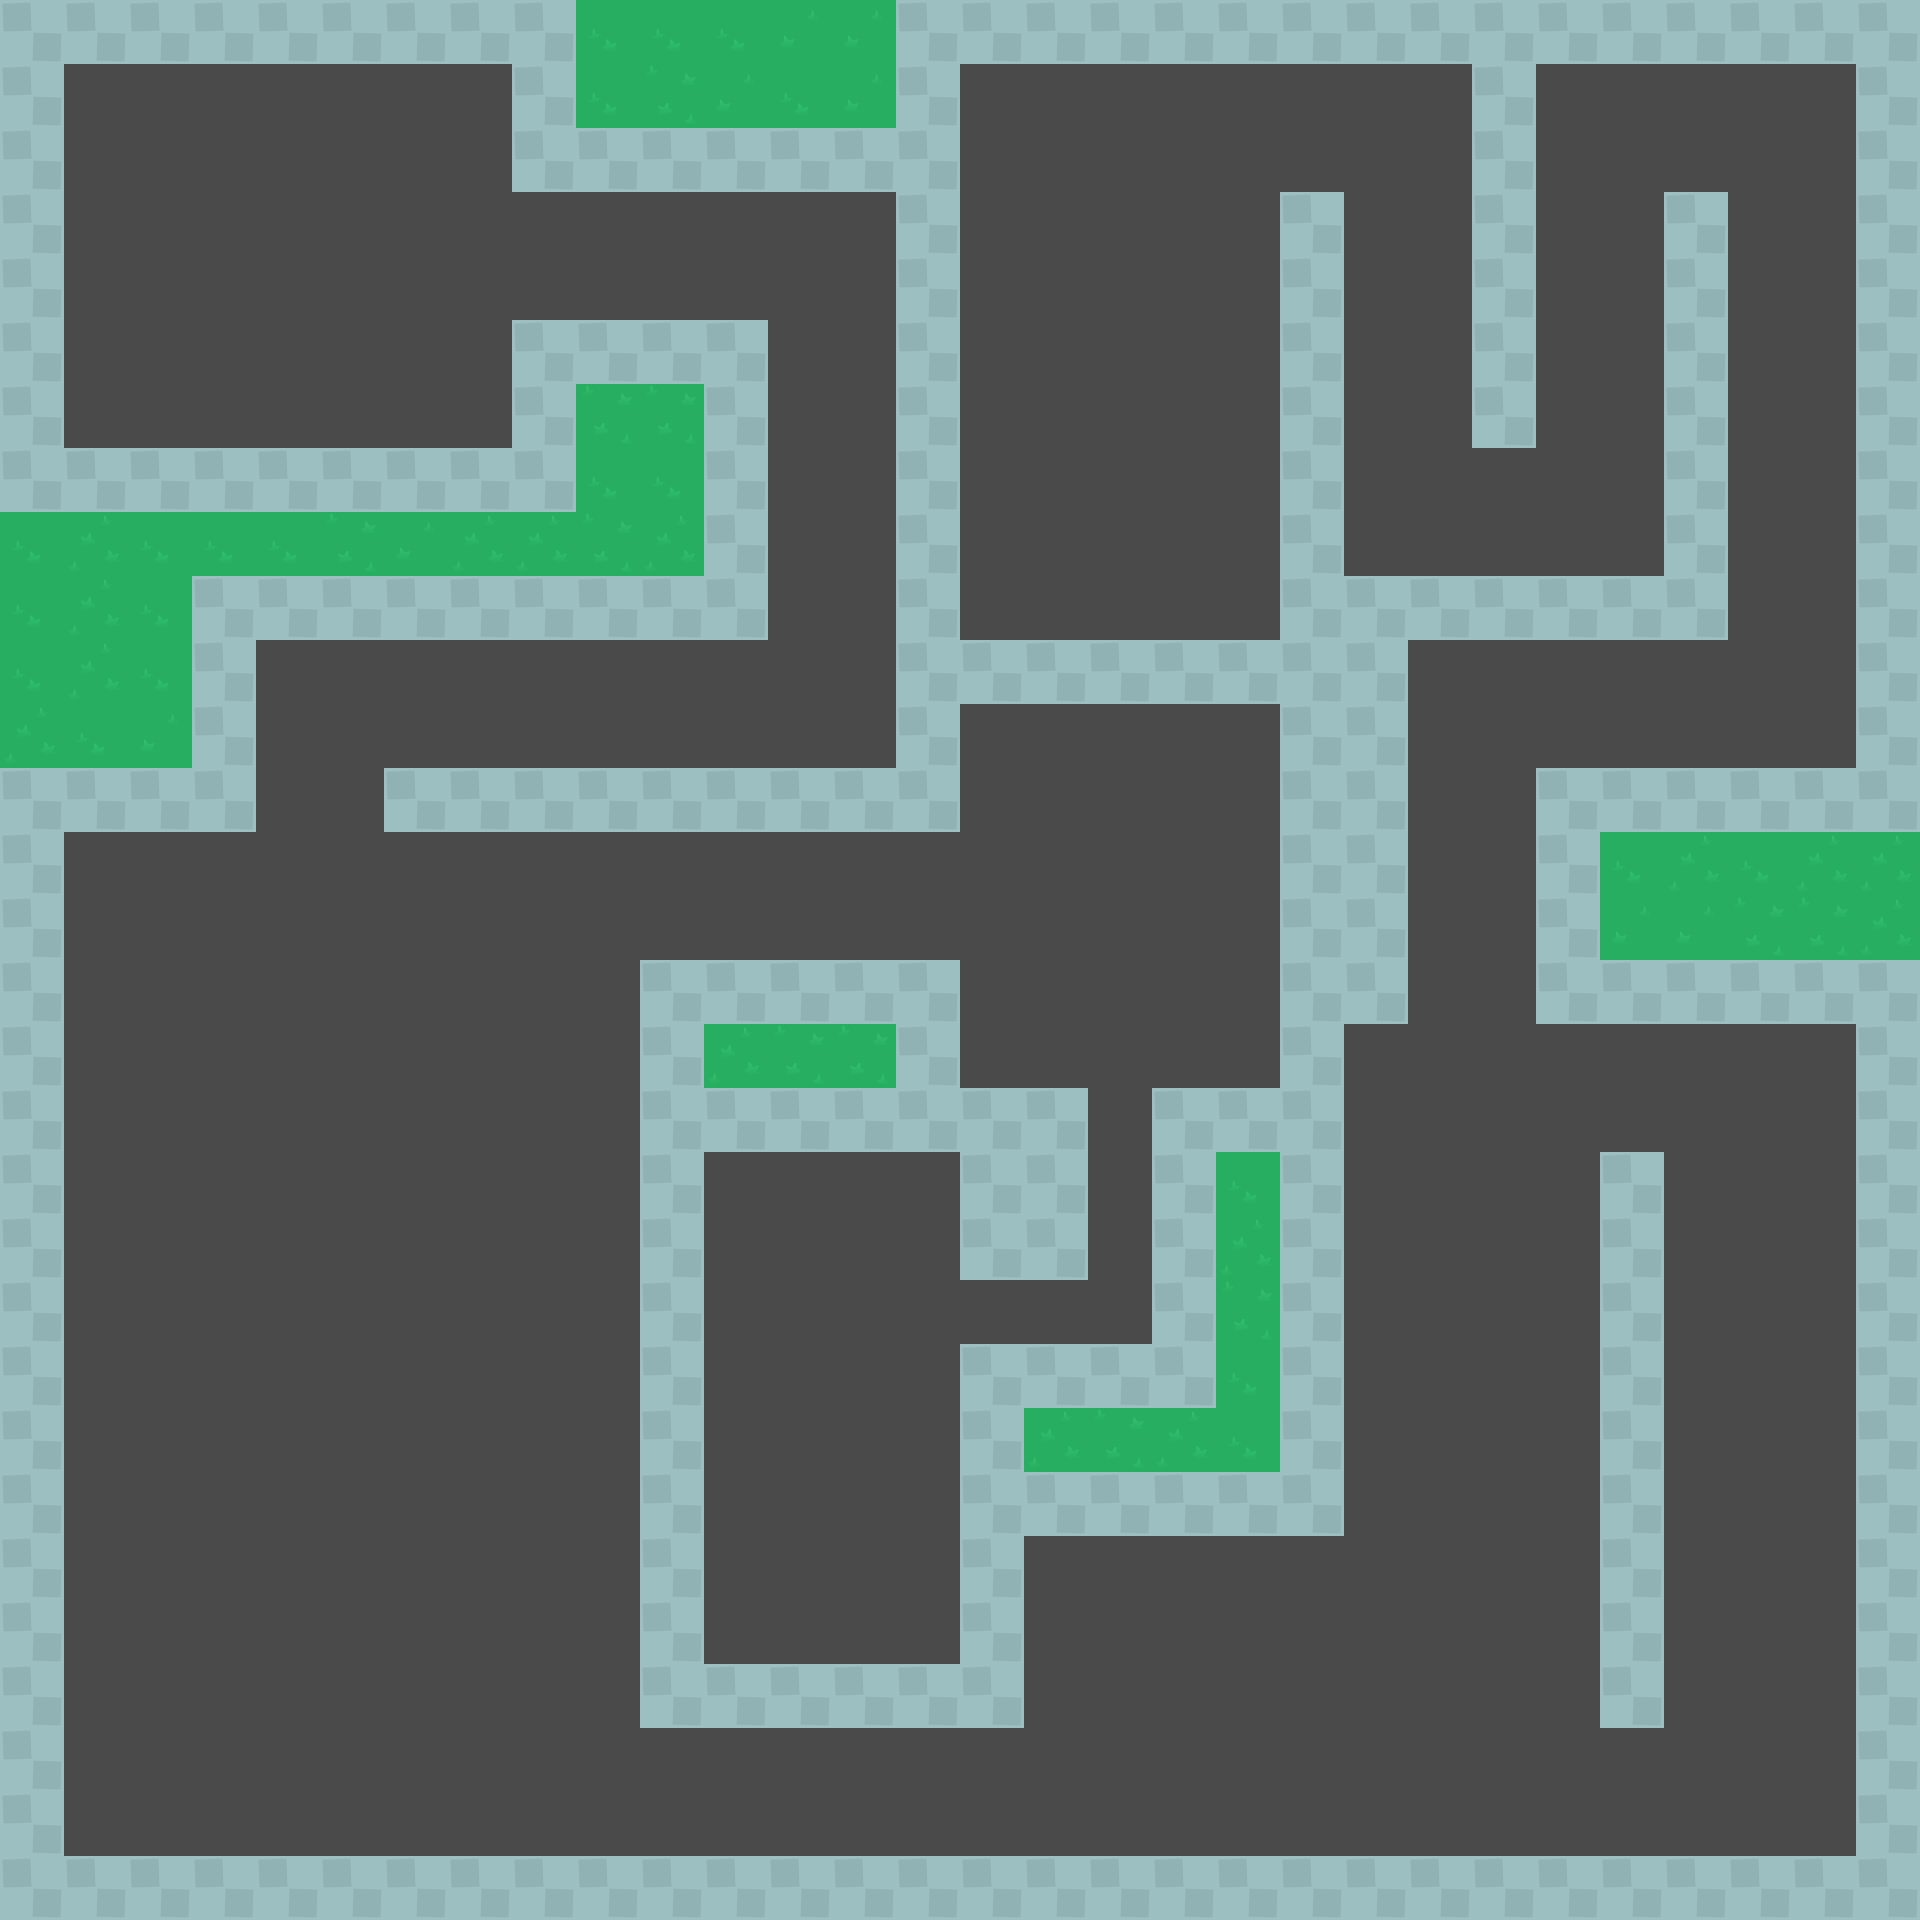

A level layout from a 2D game, rendered from its tile map. Below: a short description, then the map file with its tile-grid data intact:
An orthogonal 30x30 tile map with 64x64 px tiles, 1 tile layer (Tiles), 2 tilesets and 14 objects.

<map version="1.10" tiledversion="1.10.2" orientation="orthogonal" renderorder="right-down" width="30" height="30" tilewidth="64" tileheight="64" infinite="0" nextlayerid="9" nextobjectid="39">
 <editorsettings>
  <export target="tilemap.tmj" format="json" />
 </editorsettings>
 <tileset firstgid="1" name="tilesheet" tilewidth="64" tileheight="64" spacing="10" tilecount="540" columns="27">
  <image source="tilesheet.png" width="1988" height="1470" />
  <tile id="10">
   <properties>
    <property name="collides" type="bool" value="true" />
   </properties>
  </tile>
  <tile id="11">
   <properties>
    <property name="collides" type="bool" value="true" />
   </properties>
  </tile>
  <tile id="12">
   <properties>
    <property name="collides" type="bool" value="true" />
   </properties>
  </tile>
  <tile id="13">
   <properties>
    <property name="collides" type="bool" value="true" />
   </properties>
  </tile>
 </tileset>
 <tileset firstgid="541" name="robots" tilewidth="62" tileheight="64" tilecount="4" columns="2">
  <image source="robots.png" width="124" height="128" />
 </tileset>
 <layer id="1" name="Tiles" width="30" height="30">
  <data encoding="csv">
11,11,11,11,11,11,11,11,11,4,4,4,3,3,11,11,11,11,11,11,11,11,11,11,11,11,11,11,11,11,
11,86,86,86,86,86,86,86,11,4,2,3,4,3,11,86,86,86,86,86,86,86,86,11,86,86,86,86,86,11,
11,86,86,86,86,86,86,86,11,11,11,11,11,11,11,86,86,86,86,86,86,86,86,11,86,86,86,86,86,11,
11,86,86,86,86,86,86,86,86,86,86,86,86,86,11,86,86,86,86,86,11,86,86,11,86,86,11,86,86,11,
11,86,86,86,86,86,86,86,86,86,86,86,86,86,11,86,86,86,86,86,11,86,86,11,86,86,11,86,86,11,
11,86,86,86,86,86,86,86,11,11,11,11,86,86,11,86,86,86,86,86,11,86,86,11,86,86,11,86,86,11,
11,86,86,86,86,86,86,86,11,2,2,11,86,86,11,86,86,86,86,86,11,86,86,11,86,86,11,86,86,11,
11,11,11,11,11,11,11,11,11,4,4,11,86,86,11,86,86,86,86,86,11,86,86,86,86,86,11,86,86,11,
4,1,4,4,4,2,3,1,1,2,1,11,86,86,11,86,86,86,86,86,11,86,86,86,86,86,11,86,86,11,
4,1,4,11,11,11,11,11,11,11,11,11,86,86,11,86,86,86,86,86,11,11,11,11,11,11,11,86,86,11,
4,1,4,11,86,86,86,86,86,86,86,86,86,86,11,11,11,11,11,11,11,11,86,86,86,86,86,86,86,11,
1,4,3,11,86,86,86,86,86,86,86,86,86,86,11,86,86,86,86,86,11,11,86,86,86,86,86,86,86,11,
11,11,11,11,86,86,11,11,11,11,11,11,11,11,11,86,86,86,86,86,11,11,86,86,11,11,11,11,11,11,
11,86,86,86,86,86,86,86,86,86,86,86,86,86,86,86,86,86,86,86,11,11,86,86,11,4,1,4,1,1,
11,86,86,86,86,86,86,86,86,86,86,86,86,86,86,86,86,86,86,86,11,11,86,86,11,3,3,2,2,1,
11,86,86,86,86,86,86,86,86,86,11,11,11,11,11,86,86,86,86,86,11,11,86,86,11,11,11,11,11,11,
11,86,86,86,86,86,86,86,86,86,11,1,2,2,11,86,86,86,86,86,11,86,86,86,86,86,86,86,86,11,
11,86,86,86,86,86,86,86,86,86,11,11,11,11,11,11,11,86,11,11,11,86,86,86,86,86,86,86,86,11,
11,86,86,86,86,86,86,86,86,86,11,86,86,86,86,11,11,86,11,4,11,86,86,86,86,11,86,86,86,11,
11,86,86,86,86,86,86,86,86,86,11,86,86,86,86,11,11,86,11,1,11,86,86,86,86,11,86,86,86,11,
11,86,86,86,86,86,86,86,86,86,11,86,86,86,86,86,86,86,11,2,11,86,86,86,86,11,86,86,86,11,
11,86,86,86,86,86,86,86,86,86,11,86,86,86,86,11,11,11,11,4,11,86,86,86,86,11,86,86,86,11,
11,86,86,86,86,86,86,86,86,86,11,86,86,86,86,11,1,2,1,4,11,86,86,86,86,11,86,86,86,11,
11,86,86,86,86,86,86,86,86,86,11,86,86,86,86,11,11,11,11,11,11,86,86,86,86,11,86,86,86,11,
11,86,86,86,86,86,86,86,86,86,11,86,86,86,86,11,86,86,86,86,86,86,86,86,86,11,86,86,86,11,
11,86,86,86,86,86,86,86,86,86,11,86,86,86,86,11,86,86,86,86,86,86,86,86,86,11,86,86,86,11,
11,86,86,86,86,86,86,86,86,86,11,11,11,11,11,11,86,86,86,86,86,86,86,86,86,11,86,86,86,11,
11,86,86,86,86,86,86,86,86,86,86,86,86,86,86,86,86,86,86,86,86,86,86,86,86,86,86,86,86,11,
11,86,86,86,86,86,86,86,86,86,86,86,86,86,86,86,86,86,86,86,86,86,86,86,86,86,86,86,86,11,
11,11,11,11,11,11,11,11,11,11,11,11,11,11,11,11,11,11,11,11,11,11,11,11,11,11,11,11,11,11
</data>
 </layer>
 <objectgroup id="7" name="Player">
  <object id="25" gid="541" x="160" y="288" width="62" height="64" />
 </objectgroup>
 <objectgroup id="8" name="Enemies">
  <object id="26" gid="544" x="96" y="1056" width="62" height="64" />
  <object id="27" gid="544" x="96" y="1184" width="62" height="64" />
  <object id="28" gid="544" x="1120" y="608" width="62" height="64" rotation="-90" />
  <object id="29" gid="544" x="1247" y="607" width="62" height="64" rotation="270" />
  <object id="30" gid="544" x="863" y="1631" width="62" height="64" rotation="270" />
  <object id="31" gid="544" x="799" y="1185" width="62" height="64" rotation="90" />
  <object id="32" gid="544" x="1055" y="1569" width="62" height="64" rotation="90" />
  <object id="33" gid="544" x="1183" y="1569" width="62" height="64" rotation="90" />
  <object id="34" gid="544" x="1822" y="1248" width="62" height="64" rotation="180" />
  <object id="35" gid="544" x="1822" y="1504" width="62" height="64" rotation="180" />
  <object id="36" gid="544" x="1376" y="544" width="62" height="64" />
  <object id="37" gid="544" x="287" y="1823" width="62" height="64" rotation="270" />
  <object id="38" gid="544" x="415" y="1823" width="62" height="64" rotation="270" />
 </objectgroup>
</map>
